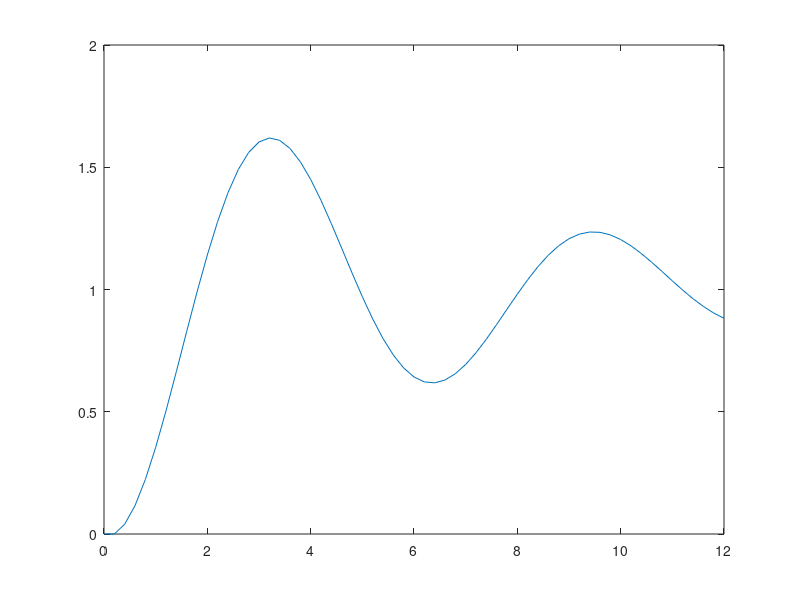

Source code (MATLAB):
%MEULER Numerically integrate a system of equations using Euler's Method
%	
%	File MEULER.M
%	
%	MATLAB script file to numerically integrate
%	multiple ODE's for a specified time step
%	
%	Companion file for "Dynamiocs Modeling and Control of
%	Engineering Systems", 2nd ed.
%	

%	Created: 7/30/95
%	Author: J.F. Gardner
%	Copyright 1997 by J.F. Gardner
%
%	Establish the model parameters
%
m=1;
b=.5;
k=1;
%
%	Define the input as a unit step
%
f=1.0;
%
%	Set up the integration interval, initial time and final time
%
dt=0.2;
t(1)=0.0;
tf=12.0;
%
%	Set the intitial conditions
%
x1(1)=0.0;
x2(2)=0.0;
%
%	Loop through the times, numerically evaluating the functions
%
for i=2:tf/dt+1,

	xd1=1/m*(f-b*x1(i-1)-k*x2(i-1));
	xd2=x1(i-1);
%	
	x1(i)=x1(i-1)+xd1*dt;
	x2(i)=x2(i-1)+xd2*dt;
%
	t(i)=t(i-1)+dt;
end;
%
% Plot the displacement
%
plot(t,x2);
